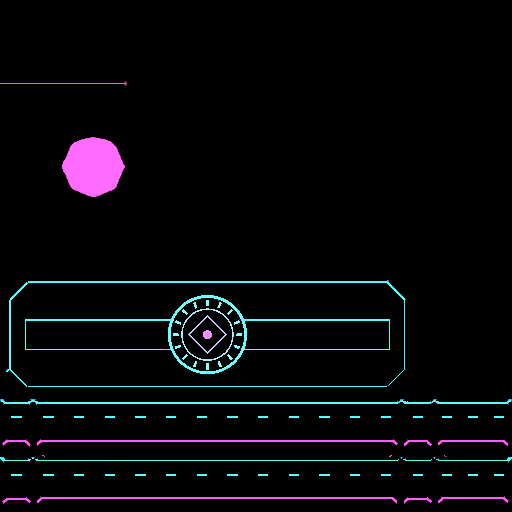
#> input picture pc/assets_src/bf_platform/look/before.glow.png, 512 x 512 px, given in place of c_0060.png, which was not available
$ python shotcmp3.py ../../pc/assets_src/bf_platform/look/before.glow.png
#> lines starting #> are read from the running program, lines starting #| are printed output that depends on the picture
import sys, numpy as np
from PIL import Image
rd=sys.argv[1]
def L(p): return np.asarray(Image.open(p).convert("RGB").resize((640,480),Image.BOX)).astype(int)
#> called with p = 'cshots3/c_0060.png'
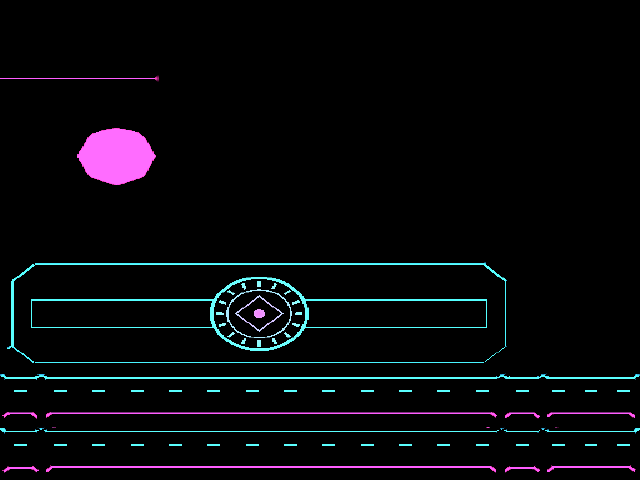
#> returned value: shape (480, 640, 3) int64; mean of channels 0, 1, 2 7.1, 7.9, 10.9; drawn as R, G, B
tot=[]
for f in (60,120,300,600,900,1200,1500):
    c=L(f"cshots3/c_{f:04d}.png"); r=L(f"{rd}/native_{f:04d}.png")
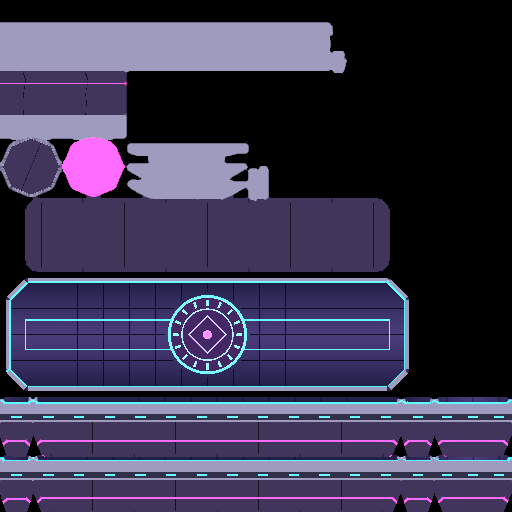
#> input picture pc/assets_src/bf_platform/look/before.png, 512 x 512 px, given in place of native_0060.png, which was not available
#> in L (call 2), `def L(p): return np.asarray(Image.open(p).convert("RGB").resize((640,4..`:
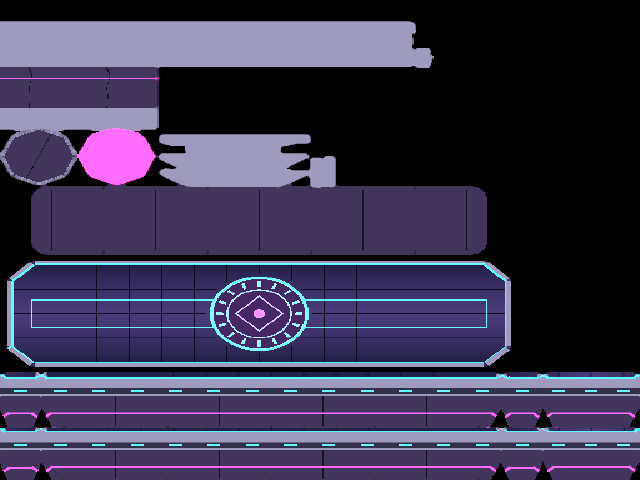
#> returned value: shape (480, 640, 3) int64; mean of channels 0, 1, 2 58.9, 54.3, 80.9; drawn as R, G, B
    d=np.abs(c-r); m=d.mean(); w=(d.max(axis=2)<=16).mean()*100
#> after `d = np.abs(c - r)`:
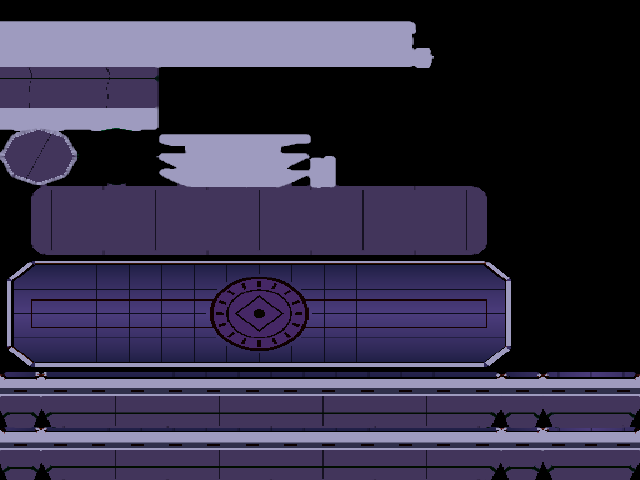
#> d: shape (480, 640, 3) int64; mean R, G, B 51.7, 46.3, 70
#> after `m = d.mean()`: m = 56.02
#> after `w = (d.max(axis=2) <= 16).mean() * 100`: w = 39.82
    tot.append(m); print(f"frame {f:5d}: mean abs {m:6.2f}  within16 {w:5.1f}%")
#| frame    60: mean abs  56.02  within16  39.8%
#> (the run stopped early here; a loop or call above may not have finished)
